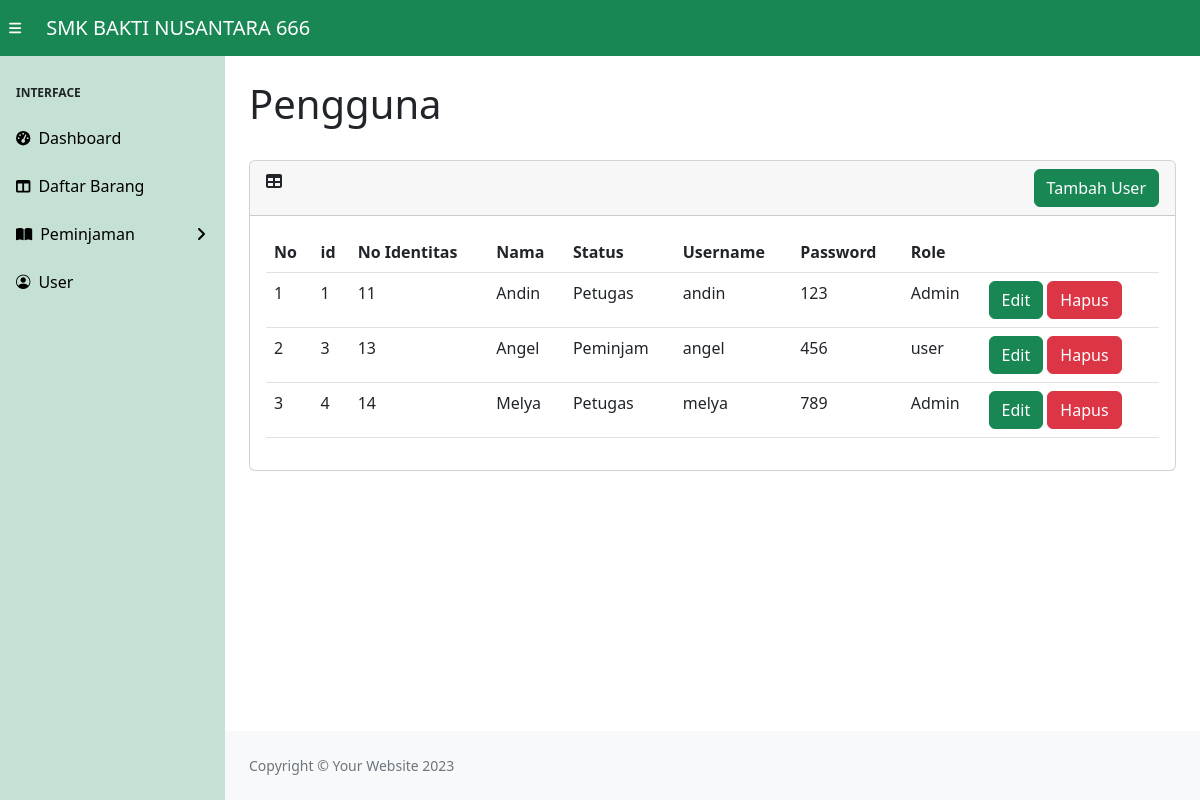
The page /data_user.php on the database its author committed.
### tables this page shows
CREATE TABLE `user` (
  `id` int(11) NOT NULL,
  `no_identitas` varchar(255) NOT NULL,
  `nama` varchar(255) NOT NULL,
  `status` varchar(255) NOT NULL,
  `username` varchar(255) NOT NULL,
  `password` varchar(255) NOT NULL,
  `role` varchar(255) NOT NULL
);

### database.php (called while the page is built, shortened)
<?php
$connect=mysqli_connect(DB_HOST, DB_USER, DB_PASS, DB_NAME) or die("Failed to connect to MYSQL: " . mysqli_error($connect));
function query($kueri)
{
    global $connect;
    $result=mysqli_query($connect, $kueri);
    $rows=[];
    while($row = mysqli_fetch_assoc($result))
    {
        $rows[] = $row;
    }
    return $rows;
}
?>

### data_user.php (the view, shortened to what this page needs)
<?php
require_once("database.php");
$tampil = query("select * from user");
?>
<!DOCTYPE html>
<html lang="en">
    <head>
        <link rel="stylesheet" href="https://cdn.jsdelivr.net/npm/bootstrap-icons@1.11.3/font/bootstrap-icons.min.css">
        <link href="https://cdn.jsdelivr.net/npm/simple-datatables@7.1.2/dist/style.min.css" rel="stylesheet" />
        <link href="css/styles.css" rel="stylesheet" />
    </head>
    <body class="sb-nav-fixed">
        <nav class="sb-topnav navbar navbar-expand bg-success">
            <button class="btn btn-link btn-sm order-1 order-lg-0 me-4 me-lg-0" id="sidebarToggle" href="#!" style="color: white"><i class="fas fa-bars"></i></button>
            <a class="navbar-brand ps-3" href="#" style="color:white">SMK BAKTI NUSANTARA 666</a>
            <ul class="navbar-nav ms-auto ms-md-0 me-3 me-lg-4" style="padding-left: 1200px;">
            </ul>
        </nav>
        <div id="layoutSidenav">
            <div id="layoutSidenav_nav">
                <nav class="sb-sidenav accordion bg-success bg-opacity-25" id="sidenavAccordion">
                    <div class="sb-sidenav-menu">
                        <div class="nav">
                            <div class="sb-sidenav-menu-heading">Interface</div>
                            <a class="nav-link text-decoration-none" href="home.php" style="color: black;">
                                <div class="sb-nav-link-icon"><i class="fas fa-tachometer-alt"></i></div>
                                Dashboard
                            </a>
                            <a class="nav-link" href="data_barang.php" style="color: black;">
                                <div class="sb-nav-link-icon"><i class="fas fa-columns"></i></div>
                                Daftar Barang
                            </a>
                            <a class="nav-link collapsed" style="color:black;" href="#" data-bs-toggle="collapse" data-bs-target="#collapsePages" aria-expanded="false" aria-controls="collapsePages">
                                <div class="sb-nav-link-icon"><i class="fas fa-book-open"></i></div>
                                Peminjaman
                                <div class="sb-sidenav-collapse-arrow"><i class="fas fa-angle-down"></i></div>
                            </a>
                            <a class="nav-link" href="data_user.php" style="color: black;">
                                <div class="sb-nav-link-icon"><i class="bi bi-person-circle"></i></div>
                                User
                            </a>
                        </div>
                    </div>
                </nav>
            </div>
            <div id="layoutSidenav_content">
                <main>
                    <div class="container-fluid px-4">
                        <h1 class="mt-4">Pengguna</h1>
                        <br>
                        <div class="card mb-4">
                            <div class="card-header">
                                <i class="fas fa-table me-1"></i>
                                <a href="form_user.php" class="btn btn-success" style="float: right;">Tambah User</a>
                            </div>
                            <div class="card-body">
                                 <div class="datatable-wrapper datatable-loading no-footer sortable searchable fixed-columns">
                                    <table id="datatablesSimple" class="table">
                                        <thead>
                                            <tr>
                                                <th>No</th>
                                                <th>id</th>
                                                <th>No Identitas</th>
                                                <th>Nama</th>
                                                <th>Status</th>
                                                <th>Username</th>
                                                <th>Password</th>
                                                <th>Role</th>
                                                <th></th>
                                            </tr>
                                        </thead>
                                        <tbody>
                                            <?php
                                            $no =1;
                                            foreach($tampil as $data): ?>
                                            <tr>
                                                <td><?php echo $no; ?></td>
                                                <td><?php echo"$data[id]";?></td>
                                                <td><?php echo"$data[no_identitas]";?></td>
                                                <td><?php echo"$data[nama]";?></td>
                                                <td><?php echo"$data[status]";?></td>
                                                <td><?php echo"$data[username]";?></td>
                                                <td><?php echo"$data[password]";?></td>
                                                <td><?php echo"$data[role]";?></td>
                                                <td>
                                                    <a href='edit_user.php?id=<?= $data['id'] ?>' class="btn btn-success btn-small">Edit</a>
                                                    <?php echo "<a href='javascript:hapusData(".$data['id'].")'' class='btn btn-danger btn-small'>Hapus</a>"; ?>
                                                </td>
                                            </tr>
                                            <?php
                                            $no++;
                                            endforeach; ?>
                                        </tbody>
                                    </table>
                                </div>
                            </div>
                        </div>
                    </div>
                </main>
                <footer class="py-4 mt-auto bg-light">
                    <div class="container-fluid px-4">
                        <div class="d-flex align-items-center justify-content-between small">
                            <div class="text-muted">Copyright &copy; Your Website 2023</div>
                        </div>
                    </div>
                </footer>
            </div>
        </div>
    </body>
</html>

### rows shown on the page
user: id "1", no_identitas "11", nama "Andin", status "Petugas", username "andin", password "123", role "Admin"
user: id "3", no_identitas "13", nama "Angel", status "Peminjam", username "angel", password "456", role "user"
user: id "4", no_identitas "14", nama "Melya", status "Petugas", username "melya", password "789", role "Admin"
